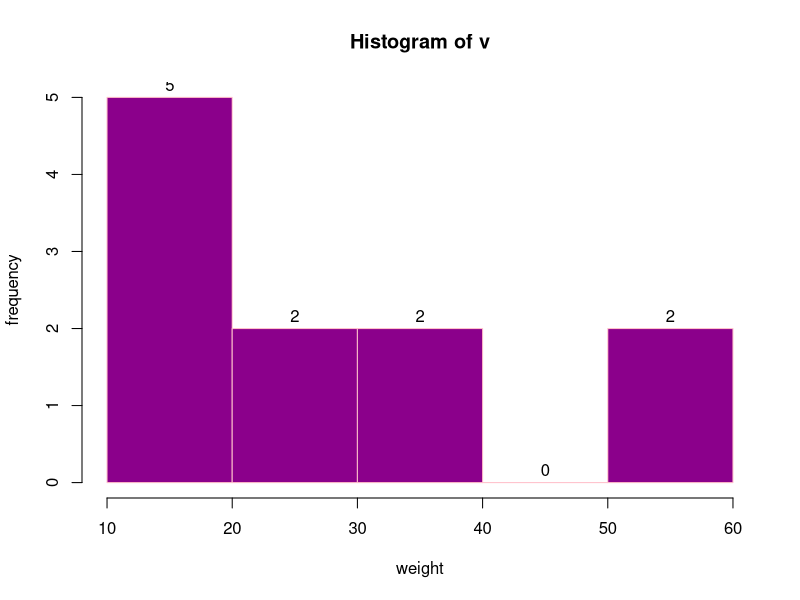

Here is the R script that generated this plot:
v <- c(12,24,16,38,21,13,55,17,39,10,60)

png(file='histogram_return.png')
m <- hist(v,xlab='weight',ylab='frequency',col='darkmagenta',border='pink',breaks=5)

text(m$mids, m$counts,labels=m$counts,adj=c(0.5,-0.5))
dev.off()
